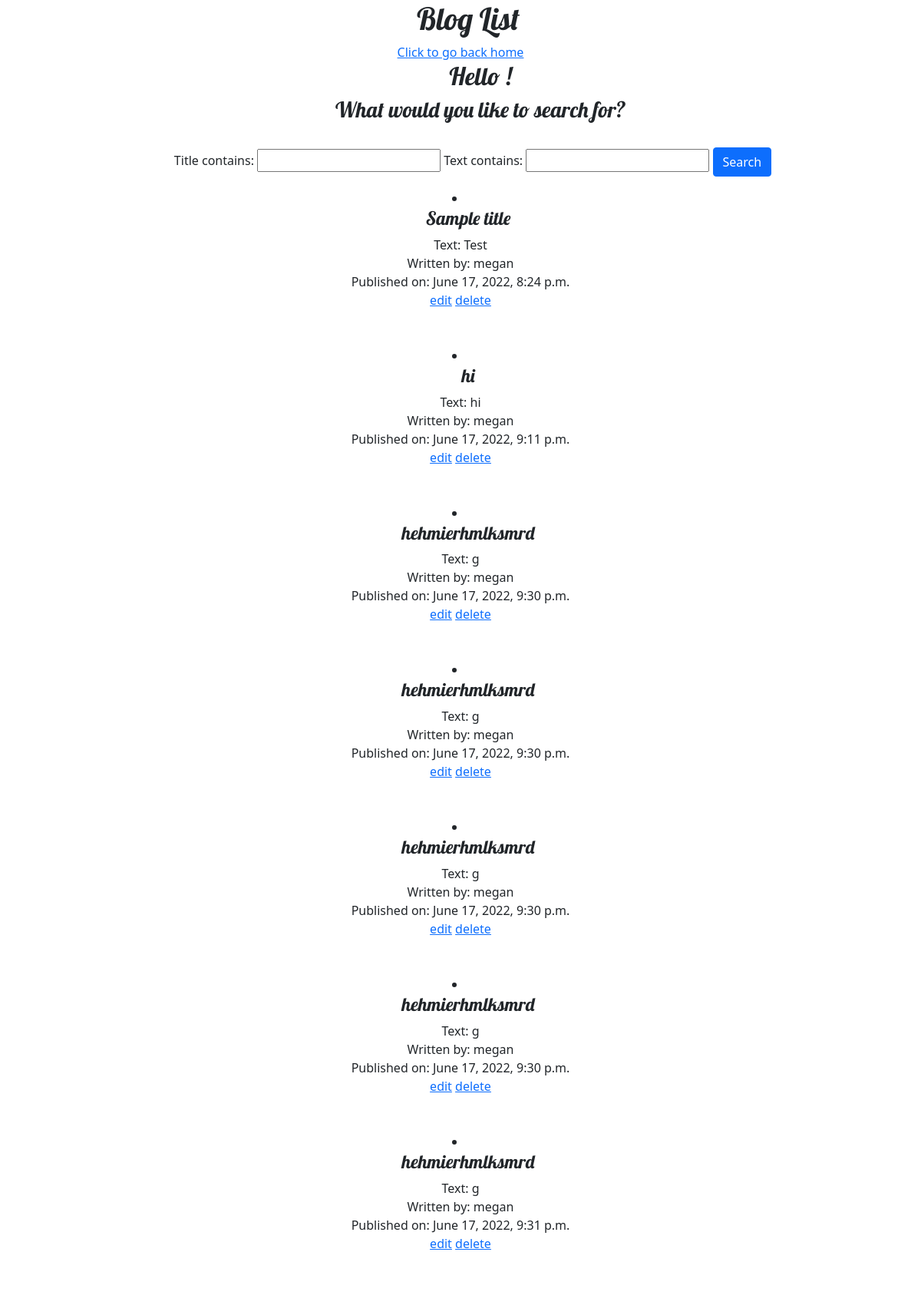
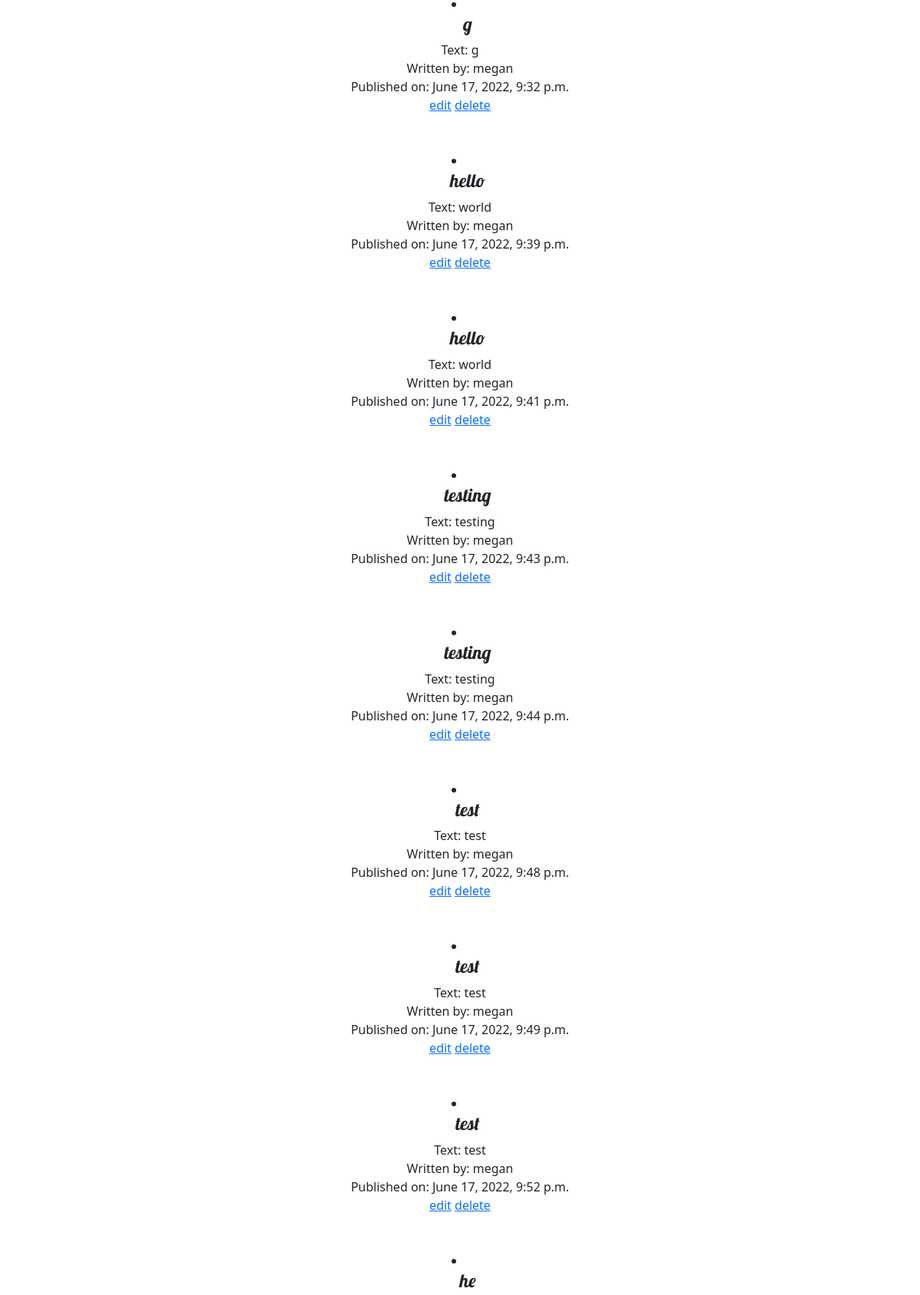
The app's page /search/ (upper part) with its own data (2 pictures, top to bottom).
### blogs/models.py (models this page shows, shortened)
class Post(models.Model):
    author = models.ForeignKey(settings.AUTH_USER_MODEL, on_delete=models.CASCADE)
    title = models.CharField(max_length=200)
    text = models.TextField()
    created_date = models.DateTimeField(default=timezone.now)
    published_date = models.DateTimeField(blank=True, null=True)

### blogs/views.py (the view)
# urls.py: path('search/', views.SearchView.as_view(), name='search'),
class SearchView(generic.ListView):
    template_name = 'blogs/search.html'
    context_object_name = 'blogs_list'
    def get_queryset(self):
        return Post.objects.all()
    def get_context_data(self, **kwargs):
        context = super().get_context_data(**kwargs)
        context['filter'] = PostFilter(self.request.GET, queryset=self.get_queryset())
        return context

### blogs/templates/blogs/search.html (shortened to what this page needs)
{% load static %}
<center>
    <h1>Blog List</h1>
    <a href="{% url 'post_list' %}">Click to go back home</a>
</center>
<head>
    <link rel="stylesheet" href="https://cdn.jsdelivr.net/npm/bootstrap@5.1.3/dist/css/bootstrap.min.css">
    <link rel="stylesheet" href="{% static 'css/blogs.css' %}">
</head>
{% if blogs_list %}
        <center>
            <ul>
            <h2> Hello {{user.username}}!</h2>
            <h3>What would you like to search for?</h3>
            <br>
            <form method="GET">
                {{ filter.form }}
                <button type="submit" class="btn btn-primary">Search</button>
            </form>
        </center>
        {% for blog in filter.qs %}
        <center>
            <li>
                <h4>{{ blog.title }}<br></h4>
                Text: {{ blog.text }} <br>
                Written by: {{ blog.author }} <br>
                Published on: {{ blog.published_date }} <br>
                <span><a href="{% url 'update' blog.id %}">edit</a></span>
                <span><a href="{% url 'delete' blog.id %}">delete</a></span>
            </li>
            <br>
            <br>
        </center>
        {% endfor %}
{% else %}
    <p>No blogs posted.</p>
{% endif %}

### blogs/static/css/blogs.css (style rules this page uses)
h1, h2, h3, h4 { margin-left: 20px; font-family: 'Lobster', cursive; }

### records on screen
Post: title "Sample title", text "Test", author "megan", published_date "June 17, 2022, 8:24 p.m."
Post: title "hi", text "hi", author "megan", published_date "June 17, 2022, 9:11 p.m."
Post: title "hehmierhmlksmrd", text "g", author "megan", published_date "June 17, 2022, 9:30 p.m."
Post: title "hehmierhmlksmrd", text "g", author "megan", published_date "June 17, 2022, 9:30 p.m."
Post: title "hehmierhmlksmrd", text "g", author "megan", published_date "June 17, 2022, 9:30 p.m."
Post: title "hehmierhmlksmrd", text "g", author "megan", published_date "June 17, 2022, 9:30 p.m."
Post: title "hehmierhmlksmrd", text "g", author "megan", published_date "June 17, 2022, 9:31 p.m."
Post: title "g", text "g", author "megan", published_date "June 17, 2022, 9:32 p.m."
Post: title "hello", text "world", author "megan", published_date "June 17, 2022, 9:39 p.m."
Post: title "hello", text "world", author "megan", published_date "June 17, 2022, 9:41 p.m."
Post: title "testing", text "testing", author "megan", published_date "June 17, 2022, 9:43 p.m."
Post: title "testing", text "testing", author "megan", published_date "June 17, 2022, 9:44 p.m."
Post: title "test", text "test", author "megan", published_date "June 17, 2022, 9:48 p.m."
Post: title "test", text "test", author "megan", published_date "June 17, 2022, 9:49 p.m."
Post: title "test", text "test", author "megan", published_date "June 17, 2022, 9:52 p.m."
Post: title "he"
